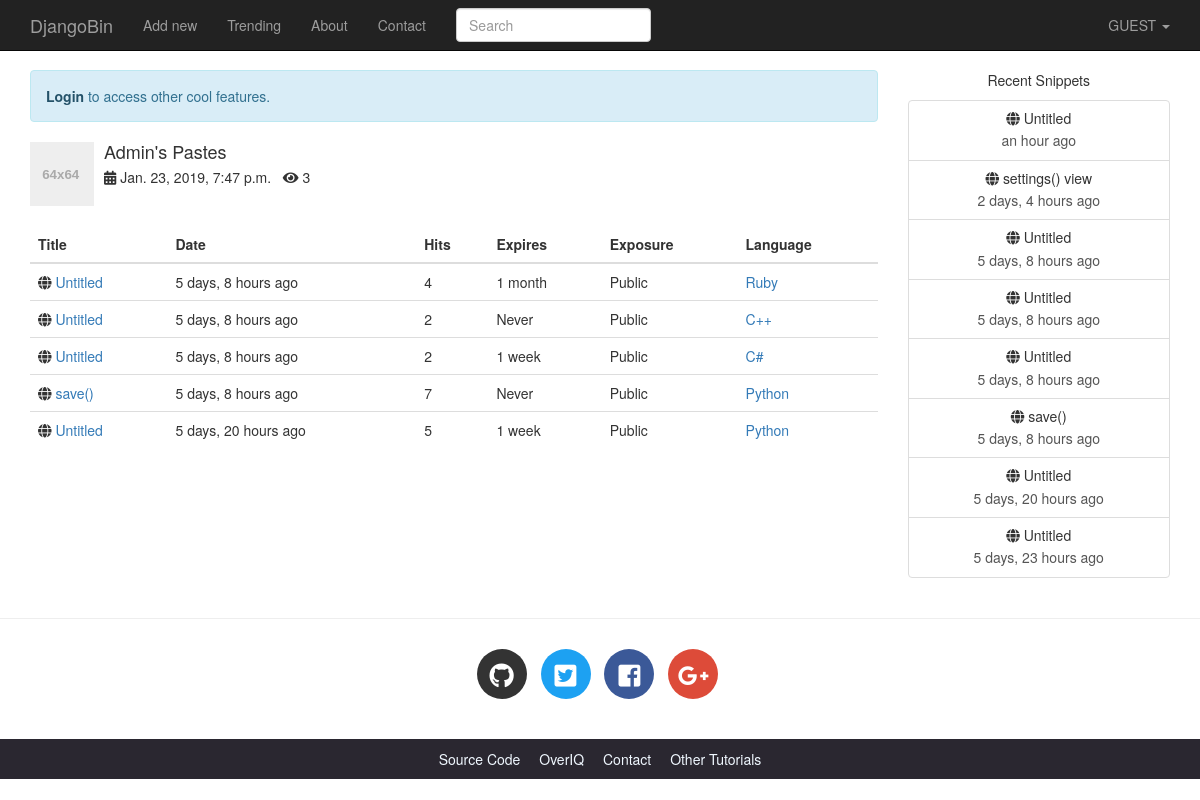
Screenshot of /user/admin/ with the database file from the repository.
### djangobin/models.py (models this page shows, shortened)
class Author(models.Model):
    user = models.OneToOneField(User, related_name='profile', on_delete=models.CASCADE)
    default_language = models.ForeignKey(Language, on_delete=models.CASCADE,
                                        default = get_default_language)
    default_exposure = models.CharField(max_length=10, choices=Pref.exposure_choices,
                                        default=Pref.SNIPPET_EXPOSURE_PUBLICK)
    default_expiration = models.CharField(max_length=10, choices=Pref.expiration_choices,
                                        default=Pref.SNIPPET_EXPIRE_NEVER)
    private = models.BooleanField(default=False)
    views = models.IntegerField(default=0)

class Snippet(models.Model):
    title = models.CharField(max_length=200, blank=True)
    original_code = models.TextField()
    highlighted_code = models.TextField(blank=True, help_text="Read only field. Will contain the \
                                    syntax-highlited version of the original code.")
    expiration = models.CharField(max_length=10, choices=Pref.expiration_choices)
    exposure = models.CharField(max_length=10, choices=Pref.exposure_choices)
    hits = models.IntegerField(default=0, help_text='Read only field. Willd be updated after every visit to snippet.')
    slug = models.SlugField(help_text='Read only field. Will be updated automatically.')
    created_on = models.DateTimeField(auto_now_add=True)
    language = models.ForeignKey(Language, on_delete=models.CASCADE)
    user = models.ForeignKey(User, on_delete=models.CASCADE)
    tags = models.ManyToManyField('Tag', blank=True)
    def get_absolute_url(self):
        return reverse('djangobin:snippet_detail', args=[self.slug])
    class Meta:
        ordering = ['-created_on']

class Language(models.Model):
    name = models.CharField(max_length=100)
    lang_code = models.CharField(max_length=100, unique=True, verbose_name='Language Code')
    slug = models.SlugField(max_length=100, unique=True)
    mime = models.CharField(max_length=100, help_text='MIME to use when sending snipper as file')
    file_extension = models.CharField(max_length=10)
    created_on = models.DateTimeField(auto_now_add=True)
    updated_on = models.DateTimeField(auto_now=True)
    def __str__(self):
        return self.name
    def get_absolute_url(self):
        return reverse('djangobin:trending_snippets', args=[self.slug])
    class Meta:
        ordering = ['name']

### djangobin/views.py (the view)
# urls.py: path('user/<slug:username>/', views.profile, name='profile'),
def profile(request, username):
    user = get_object_or_404(User, username=username)
    if user.profile.private and request.user.username != user.username:
        raise Http404
    elif not user.profile.private and request.user.username != user.username:
        snippet_list = user.snippet_set.filter(exposure='public')
        user.profile.views += 1
        user.profile.save()
    else:
        snippet_list = user.snippet_set.all()
    snippets = paginate_result(request, snippet_list, 5)
    return render(request, 'djangobin/profile.html', {'user': user, 'snippets': snippets})

### djangobin/context_processors.py (called while the page is built)
def recent_snippets(request):
    return dict(recent_snippets=Snippet.objects.filter(exposure='public').order_by('-id')[:8])

### djangobin/utils.py (called while the page is built)
def paginate_result(request, object_list, item_per_page):
    paginator = Paginator(object_list, item_per_page)
    page = request.GET.get('page')
    try:
        results = paginator.page(page)
    except PageNotAnInteger:
        results = paginator.page(1)
    except EmptyPage:
        results = paginator.page(paginator.num_pages)
    return results

### djangobin/templates/djangobin/profile.html (shortened to what this page needs)
{% extends 'djangobin/base.html' %}
{% load static %}
{% load humanize %}
{% block main %}
    <div class="media post-meta">
        <div class="media-left">
            <a href="#">
                <img alt="64x64" class="media-object" data-src="holder.js/64x64" data-holder-rendered="true" style="width: 64px; height: 64px;">
            </a>
        </div>
        <div class="media-body">
            <h4 class="media-heading">{{ user.username|capfirst }}'s Pastes</h4>
            <p>
                <i class="fas fa-calendar-alt" data-toggle="tooltip" title="" data-original-title="Account creation date" ></i> {{ user.date_joined }} &nbsp;
                <i class="fas fa-eye" data-toggle="tooltip" title="" data-original-title="Visits to this page"></i> {{ user.profile.views }} &nbsp;
            </p>
        </div>
    </div>
    <table class="table">
        <thead>
        <tr>
            <th>Title</th>
            <th>Date</th>
            <th>Hits</th>
            <th class="hidden-md">Expires</th>
            <th class="hidden-md">Exposure</th>
            <th class="hidden-md">Language</th>
        </tr>
        </thead>
        <tbody>
        {% for snippet in snippets %}
            <tr>
                <td><i class="fas fa-globe"></i>
                    <a href="{{ snippet.get_absolute_url }}">{{ snippet.title|default:"Untitled" }}</a>
                </td>
                <td title="{{ snippet.created_on }}">{{ snippet.created_on|naturaltime }}</td>
                <td>{{ snippet.hits }}</td>
                <td>{{ snippet.expiration|capfirst }}</td>
                <td>{{ snippet.exposure|capfirst }}</td>
                <td><a href="{{ snippet.language.get_absolute_url }}">{{ snippet.language }}</a></td>
            </tr>
        {% endfor %}
        </tbody>
    </table>
{% endblock %}

### djangobin/templates/djangobin/base.html (shortened to what this page needs)
<!DOCTYPE html>
<html lang="en">
<head>
    {% load static %}
    {% load humanize %}
    <link rel="stylesheet" href="{% static 'djangobin/css/bootstrap.min.css' %}" >
    <link rel="stylesheet" href="{% static 'djangobin/css/bootstrap-select.min.css' %}" >
    <link href="https://use.fontawesome.com/releases/v5.0.7/css/all.css" rel="stylesheet">
    <link rel="stylesheet" href="{% static 'djangobin/css/main.css' %}">
    <link rel="stylesheet" href="{% static 'djangobin/css/default.css' %}">
</head>
<body>
<nav class="navbar navbar-default navbar-inverse navbar-fixed-top">
    <div class="container">
        <div class="navbar-header">
            <a class="navbar-brand" href="{% url 'djangobin:index' %}">DjangoBin</a>
        </div>
        <div class="collapse navbar-collapse" id="bs-example-navbar-collapse-1">
            <ul class="nav navbar-nav">
                <li {% if request.path == '/' %}class='active'{% endif %} >
                    <a href="{% url 'djangobin:index' %}">Add new</a>
                </li>
                <li {% if request.path == '/trending/' %}class='active'{% endif %}>
                     <a href="{% url 'djangobin:trending_snippets' %}">Trending<span class="sr-only">(current)</span></a>
                </li>
                <li {% if request.path == '/about/' %}class='active'{% endif %}>
                    <a href="">About</a>
                </li>
                <li {% if request.path == '/contact/' %}class='active'{% endif %}>
                    <a href="{% url 'djangobin:contact' %}">Contact</a>
                </li>
            </ul>
            <form action="" class="navbar-form navbar-left" method="get">
                <div class="form-group">
                    <input type="text" name="query" class="form-control" placeholder="Search" value="">
                </div>
            </form>
            <ul class="nav navbar-nav navbar-right">
                <li class="dropdown">
                    <a href="#" class="dropdown-toggle" data-toggle="dropdown" role="button"
                       aria-haspopup="true" aria-expanded="false">
                        {% if request.user.is_authenticated %}
                            {{ request.user.username|upper }}
                        {% else %}
                            GUEST
                        {% endif %}
                        <span class="caret"></span>
                    </a>
                </li>
            </ul>
        </div>
    </div>
</nav>
<div class="container">
    <div class="row">
        <div class="col-lg-9 col-md-9">
            {% if not request.user.is_authenticated and not request.path == '/login/'  %}
                <p class="alert alert-info">
                  <a href="{% url 'djangobin:login' %}?next={{ request.path }}" class="alert-link">Login</a> to access other cool features.
                </p>
            {% endif %}
            {% block main %}{% endblock %}
        </div>
        <div class="col-lg-3 col-md-3 text-center hidden-sm hidden-xs">
            <p>Recent Snippets</p>
            <div class="list-group">
              {% for recent_snippet in recent_snippets %}
                  <a href="{{ recent_snippet.get_absolute_url }}" class="list-group-item">
                      <h5 class="list-group-item-heading"><span class="fa fa-globe
"></span> {{ recent_snippet.title }}</h5>
                      <p class="list-group-item-text">{{ recent_snippet.created_on|naturaltime }}</p>
                  </a>
              {% endfor %}
            </div>
        </div>
    </div>
</div>
<hr>
<footer>
    <div class="social-icons">
        <div class="container text-center">
            <ul class="list-inline">
                <li class="list-inline-item social-github">
                    <a href="https://github.com/">
                        <i class="fab fa-github"></i>
                    </a>
                </li>
                <li class="list-inline-item social-twitter">
                    <a href="https://twitter.com/">
                        <i class="fab fa-twitter-square"></i>
                    </a>
                </li>
                <li class="list-inline-item social-facebook">
                    <a href="https://www.facebook.com/">
                        <i class="fab fa-facebook-square"></i>
                    </a>
                </li>
                <li class="list-inline-item social-google-plus">
                    <a href="https://plus.google.com/">
                        <i class="fab fa-google-plus-g"></i>
                    </a>
                </li>
            </ul>
        </div>
    </div>
    <div class="main-footer">
        <div class="container text-center">
            <ul>
                <li><a href="#">Source Code</a></li>
                <li><a href="#">OverIQ</a></li>
                <li><a href="#">Contact</a></li>
                <li><a href="#">Other Tutorials</a></li>
            </ul>
        </div>
    </div>
</footer>
</body>
</html>

### djangobin/static/djangobin/css/main.css (style rules this page uses)
body { padding-top: 70px; }
.social-icons { margin: 30px 0; }
footer .social-icons ul.list-inline li a { display: block; width: 50px; height: 50px; color: #fff; border-radius: 100%; font-size: 25px; line-height: 50px; }
footer .social-icons ul.list-inline li.social-github a { background-color: #333; transition: all .2s ease-in-out; }
footer .social-icons ul.list-inline li.social-twitter a { background-color: #1da1f2; transition: all .2s ease-in-out; }
footer .social-icons ul.list-inline li.social-facebook a { background-color: #3b5998; transition: all .2s ease-in-out; }
footer .social-icons ul.list-inline li.social-google-plus a { background-color: #dd4b39; transition: all .2s ease-in-out; }
.main-footer { background-color: #2a2730; }
.main-footer ul { margin-top: 10px; padding-left: 0; }
.main-footer li { display: inline; }
.main-footer li a { color: aliceblue; }
.main-footer li+ li { margin-left: 15px; }
.post-meta { margin-bottom: 20px; }

### rows the page displays
Snippet: title "Untitled", created_on "5 days, 8 hours ago", hits "4", expiration "1 month", exposure "Public", language "Ruby"
Snippet: title "Untitled", created_on "5 days, 8 hours ago", hits "2", expiration "Never", exposure "Public", language "C++"
Snippet: title "Untitled", created_on "5 days, 8 hours ago", hits "2", expiration "1 week", exposure "Public", language "C#"
Snippet: title "save()", created_on "5 days, 8 hours ago", hits "7", expiration "Never", exposure "Public", language "Python"
Snippet: title "Untitled", created_on "5 days, 20 hours ago", hits "5", expiration "1 week", exposure "Public", language "Python"
Snippet: title "Untitled", created_on "an hour ago"
Snippet: title "settings() view", created_on "2 days, 4 hours ago"
Snippet: title "Untitled", created_on "5 days, 23 hours ago"

### other values shown
{{ user.username|capfirst }} "Admin"
{{ user.date_joined }} "Jan. 23, 2019, 7:47 p.m."
{{ user.profile.views }} "3"
